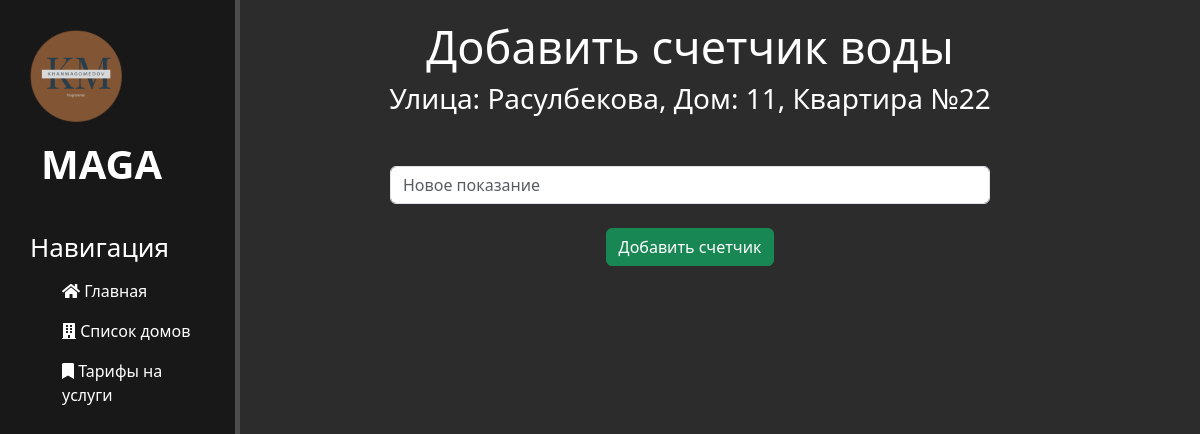
The page /apartment/1/add_water_meter/ on the database its author committed.
### main/models.py (models this page shows, shortened)
class House(models.Model):
    street_name = models.CharField('Название улицы', max_length=255)
    house_number = models.CharField('Номер дома', max_length=50)
    class Meta:
        verbose_name = "Дом"
        verbose_name_plural = "Дома"

class Apartment(models.Model):
    house = models.ForeignKey(House, related_name='apartments', on_delete=models.CASCADE)
    number = models.CharField('Номер квартиры', max_length=255)
    area = models.IntegerField('Площадь квартиры')
    class Meta:
        verbose_name = "Квартира"
        verbose_name_plural = "Квартиры"

### main/views.py (the view)
# urls.py: path('apartment/<int:apartment_id>/add_water_meter/', views.add_water_meter, name='add_water_meter'),
def add_water_meter(request, apartment_id):
    apartment = get_object_or_404(Apartment, id=apartment_id)
    house = apartment.house
    existing_meters = apartment.water_meters.all()
    if request.method == 'POST':
        form = WaterMeterForm(request.POST)
        if form.is_valid():
            new_reading = form.cleaned_data['new_reading']
            water_meter = WaterMeter(apartment=apartment)
            water_meter.save()
            WaterMeterReading.objects.create(water_meter=water_meter, reading=new_reading)
            return redirect(reverse('apartment_detail', args=[apartment_id]))
        else:
            print(form.errors)  # Debug: вывод ошибок формы
    else:
        form = WaterMeterForm()
    return render(request, 'main/add_water_meter.html', {
        'form': form,
        'apartment': apartment,
        'house': house,
        'existing_meters': existing_meters,
    })

### main/forms.py
class WaterMeterForm(forms.Form):
    new_reading = forms.IntegerField(
        label='Новое показание счетчика',
        widget=forms.NumberInput(attrs={'class': 'form-control', 'placeholder': 'Новое показание'})
    )

### main/templates/main/add_water_meter.html (shortened to what this page needs)
{% extends 'main/layout.html' %}
{% block content%}
    <div class="features">
        <h1>Добавить счетчик воды</h1>
        <h3>Улица: {{ house.street_name }}, Дом: {{ house.house_number }}, Квартира №{{ apartment.number }}</h3>
        <form method="post">
            {{ form.new_reading }} <br>
            <button class="btn btn-success" type="submit">Добавить счетчик</button>
        </form>
    </div>
{% endblock %}

### main/static/main/css/style.css (style rules this page uses)
body { background: #2c2c2c; }
main .features { float: left; color: #fff; margin-top: 20px; text-align: center; width: 75%; }
main .features h1 { font-size: 45px; }
form { margin: 20px auto; width: 600px; margin-top: 50px; }

### rows shown on the page
House: street_name "Расулбекова", house_number "11"
Apartment: number "22"
